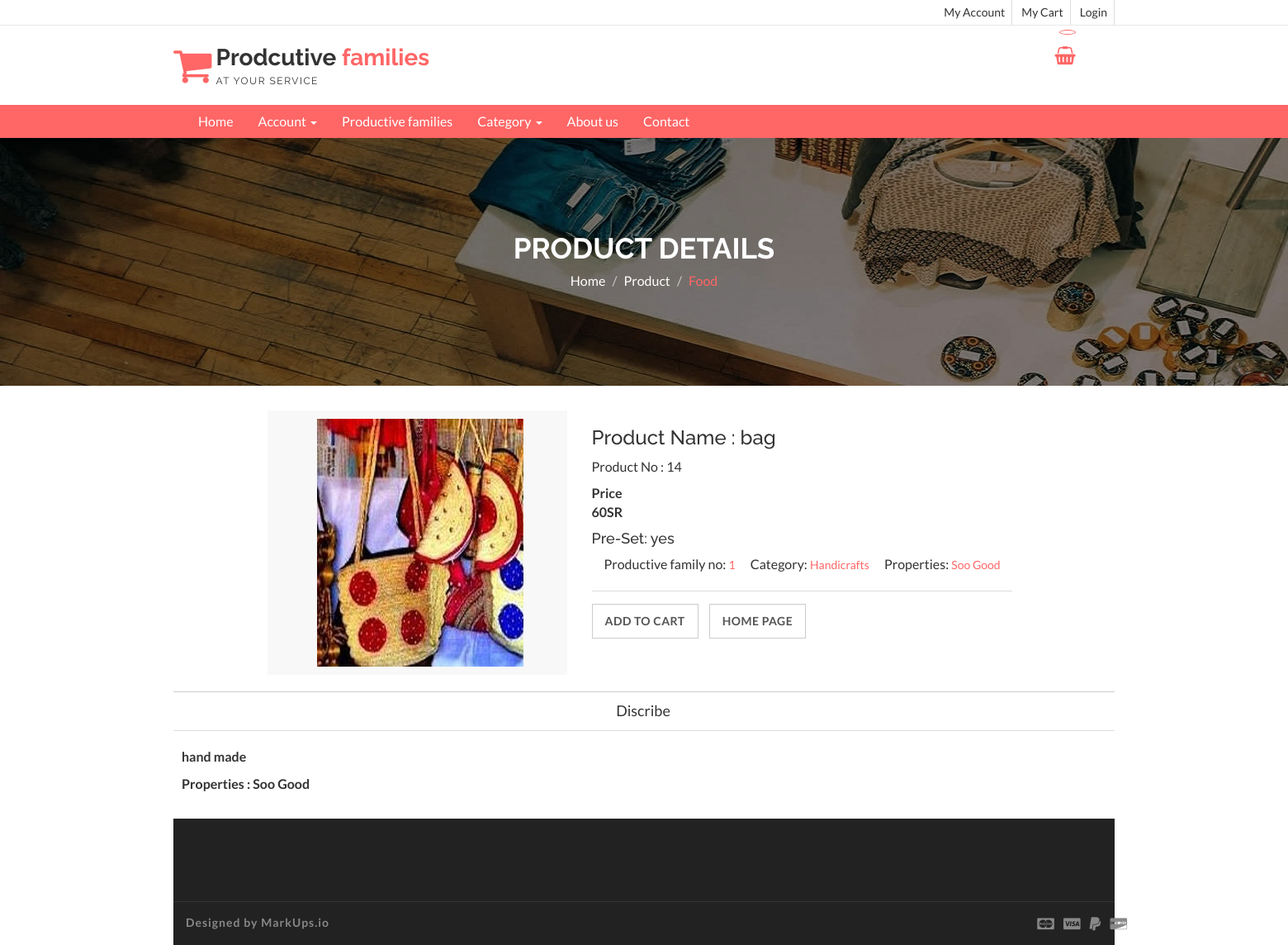
The app's page /productdetailclient.php?productno=14 with its own data.
### tables this page shows
CREATE TABLE `product` (
  `productno` int(11) NOT NULL,
  `productname` varchar(200) NOT NULL,
  `price` varchar(50) NOT NULL,
  `discribe` text NOT NULL,
  `image` varchar(200) NOT NULL,
  `properties` text NOT NULL,
  `preset` varchar(50) NOT NULL,
  `proid` int(11) NOT NULL,
  `catname` varchar(50) NOT NULL
);

### productdetailclient.php (the view, shortened to what this page needs)
<!DOCTYPE html>
<html lang="en">
  <head>
    <link href="css/font-awesome.css" rel="stylesheet">
    <link href="css/bootstrap.css" rel="stylesheet">
    <link href="css/jquery.smartmenus.bootstrap.css" rel="stylesheet">
    <link rel="stylesheet" type="text/css" href="css/jquery.simpleLens.css">
    <link rel="stylesheet" type="text/css" href="css/slick.css">
    <link rel="stylesheet" type="text/css" href="css/nouislider.css">
    <link id="switcher" href="css/theme-color/default-theme.css" rel="stylesheet">
    <link href="css/sequence-theme.modern-slide-in.css" rel="stylesheet" media="all">
    <link href="css/style.css" rel="stylesheet">
  </head>
  <body>
  <header id="aa-header">
    <div class="aa-header-top">
      <div class="container">
        <div class="row">
          <div class="col-md-12">
            <div class="aa-header-top-area">
              <div class="aa-header-top-right">
                <ul class="aa-head-top-nav-right">
                  <li><a href="clienthome.php">My Account</a></li>
                  <li class="hidden-xs"><a href="clientcart.php">My Cart</a></li>
                  <li><a href="" data-toggle="modal" data-target="#login-modal">Login</a></li>
                </ul>
              </div>
            </div>
          </div>
        </div>
      </div>
    </div>
    <div class="aa-header-bottom">
      <div class="container">
        <div class="row">
          <div class="col-md-12">
            <div class="aa-header-bottom-area">
              <div class="aa-logo">
                <a href="index.html">
                  <span class="fa fa-shopping-cart"></span>
                  <p>Prodcutive <strong>families</strong> <span>at your service</span></p>
                </a>
              </div>
              <div class="aa-cartbox">
                <a class="aa-cart-link" href="#">
                  <span class="fa fa-shopping-basket"></span>
                  <span class="aa-cart-notify"></span>
                </a>
              </div>
            </div>
          </div>
        </div>
      </div>
    </div>
  </header>
  <section id="menu">
    <div class="container">
      <div class="menu-area">
        <div class="navbar navbar-default" role="navigation">
          <div class="navbar-collapse collapse">
            <ul class="nav navbar-nav">
              <li><a href="index.php">Home</a></li>
              <li><a href="#">Account <span class="caret"></span></a>
              </li>
              <li><a href="profamily.php">Productive families </a>
              </li>
              <li><a href="#">Category <span class="caret"></span></a>
              </li>
                 <li><a href="about.php">About us</a></li>
                <li><a href="contact.php">Contact</a></li>
            </ul>
          </div>
        </div>
      </div>
    </div>
  </section>
  <section id="aa-catg-head-banner">
   <img src="img/fashion/1.jpg" alt="fashion img">
   <div class="aa-catg-head-banner-area">
     <div class="container">
      <div class="aa-catg-head-banner-content">
        <h2>Product
          details</h2>
        <ol class="breadcrumb">
          <li><a href="index.html">Home</a></li>
          <li><a href="#">Product</a></li>
          <li class="active">Food</li>
        </ol>
      </div>
     </div>
   </div>
  </section>
  <section id="aa-product-details">
    <div class="container">
      <div class="row">
        <div class="col-md-12">
          <div class="aa-product-details-area">
            <div class="aa-product-details-content">
              <div class="row">
                 <?php
require 'config.php';
$productno=$_GET['productno'];
 $result1 = mysqli_query($con,"SELECT * FROM product where productno='$productno' ")
or die(mysqli_error());
while($row = mysqli_fetch_array( $result1 )) {
?>
                <div class="col-md-5 col-sm-5 col-xs-12">
                  <div class="aa-product-view-slider">
                    <div id="demo-1" class="simpleLens-gallery-container">
                      <div class="simpleLens-container">
                        <div class="simpleLens-big-image-container"><a data-lens-image="<?php echo htmlentities($row['image']);?>" class="simpleLens-lens-image"><img src="<?php echo htmlentities($row['image']);?>" class="simpleLens-big-image"></a></div>
                      </div>
                    </div>
                  </div>
                </div>
                <div class="col-md-7 col-sm-7 col-xs-12">
                  <div class="aa-product-view-content">
                    <strong> <h3>Product Name : <?php echo htmlentities($row['productname']);?></h3></strong>
                      <p>Product No : <?php echo htmlentities($row['productno']);?></p>
                    <div class="aa-price-block">
                    <strong>  <span class="aa-product-view-price">Price </span>
                        <p class="aa-product-avilability"><?php echo htmlentities($row['price']);?><span>SR</span></p></strong>
                    </div>
                      <h4>Pre-Set: <a href="#"><?php echo htmlentities($row['preset']);?></a></h4>
                    <div class="aa-prod-quantity">
                        <p class="aa-prod-category">
                        Productive family no: <a href="#"><?php echo htmlentities($row['proid']);?></a>
                      </p>
                        <p class="aa-prod-category">
                        Category: <a href="#"><?php echo htmlentities($row['catname']);?></a>
                      </p>
                        <p class="aa-prod-category">
                        Properties: <a href="#"><?php echo htmlentities($row['properties']);?></a>
                      </p>
                    </div>
                    <div class="aa-prod-view-bottom">
                      <a class="aa-add-to-cart-btn" href="addtocart.php?productno=<?php echo htmlentities($row['productno']);?>">Add To Cart</a>
                      <a class="aa-add-to-cart-btn" href="index.php">Home Page</a>
                    </div>
                  </div>
                </div>
              </div>
            </div>
            <div class="aa-product-details-bottom">
              <ul class="nav nav-tabs" id="myTab2">
                <li><a href="#description" data-toggle="tab">Discribe</a></li>
              </ul>
            <div class="tab-content">
                <div class="tab-pane fade in active" id="description">
                  <strong>  <p><?php echo htmlentities($row['discribe']);?></p>
                    <p>Properties : <?php echo htmlentities($row['properties']);?> </p>
                  </strong>
                </div>
              </div>
                <?php
}?>
            </div>
  <footer id="aa-footer">
    <div class="aa-footer-top">
    </div>
    <div class="aa-footer-bottom">
      <div class="container">
        <div class="row">
        <div class="col-md-12">
          <div class="aa-footer-bottom-area">
            <p>Designed by <a href="http://www.markups.io/">MarkUps.io</a></p>
            <div class="aa-footer-payment">
              <span class="fa fa-cc-mastercard"></span>
              <span class="fa fa-cc-visa"></span>
              <span class="fa fa-paypal"></span>
              <span class="fa fa-cc-discover"></span>
            </div>
          </div>
        </div>
      </div>
      </div>
    </div>
  </footer>
  </body>
</html>

### css/theme-color/default-theme.css (style rules this page uses)
h2 { color: #ff6666; }
#aa-header .aa-header-bottom .aa-header-bottom-area .aa-logo a > span { color: #ff6666; }
#aa-header .aa-header-bottom .aa-header-bottom-area .aa-logo a strong { color: #ff6666; }
#aa-header .aa-header-bottom .aa-cartbox .aa-cart-link { color: #ff6666; }
#aa-header .aa-header-bottom .aa-cartbox .aa-cart-link .aa-cart-notify { border: 1px solid #ff6666; color: #ff6666; }
#aa-header .aa-header-bottom .aa-cartbox .aa-cart-link .aa-cart-notify:after { border-top-color: #ff6666; }
#menu { background-color: #ff6666; }
#aa-catg-head-banner .aa-catg-head-banner-area .aa-catg-head-banner-content .breadcrumb .active { color: #ff6666; }
#aa-product-details .aa-product-details-area .aa-product-details-content .aa-product-view-content .aa-prod-quantity .aa-prod-category a { color: #ff6666; }

### records on screen
product: image (picture), productname "bag", productno "14", price "60", preset "yes", proid "1", catname "Handicrafts", properties "Soo Good", discribe "hand made"
